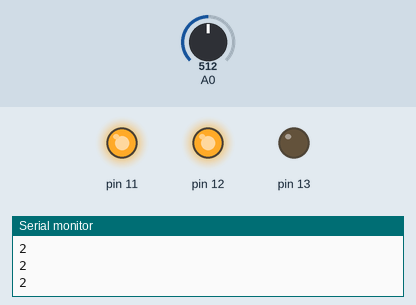
Simulated run of this sketch. Board: Arduino Uno, built with avr-gcc and run on an emulated ATmega328P. Shown: output pins drawn as LEDs (lit = HIGH), the last lines printed to the serial monitor. The inputs (shaded band) are chosen by the test bench; at power-on: A0 = 512.

Above: at 1.2 s.
1.3 s: A0 set to 665
2.8 s: A0 set to 694
At 3.5 s:
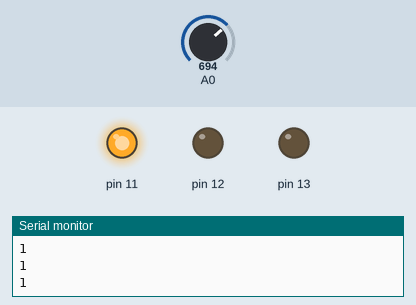
4.3 s: A0 set to 1014
5.8 s: A0 set to 1023
At 6.1 s:
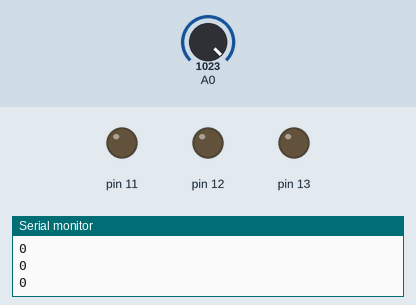
7.3 s: A0 set to 306
At 8.5 s:
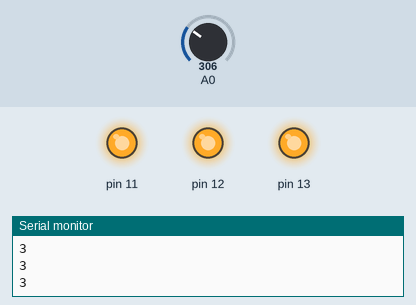
8.8 s: A0 set to 327
10.3 s: A0 set to 348
At 11.2 s:
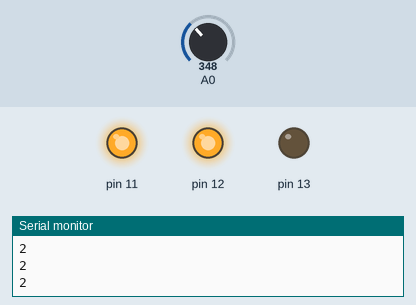
Timing chart, 0 to 12.8 s (numbered marks = the images above; inputs shaded):
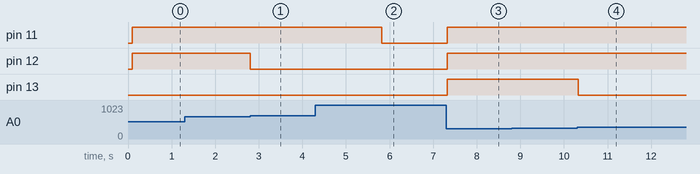

The sketch:

vumetre.ino
```cpp
int value;

void setup() {
  Serial.begin(9600);
  Serial.println("Initialisation");
  for (int i = 11; i<=13; i++) {
    pinMode(i, OUTPUT);
  }
}

void loop() {
  delay(100);
  value = map(analogRead(0), 0, 1023, 3, 0);
  Serial.println(value);
  if (value >= 1) {
    digitalWrite(11, HIGH);
  }
  else {
    digitalWrite(11, LOW);
  }
  if (value >= 2) {
    digitalWrite(12, HIGH);
  }
  else {
    digitalWrite(12, LOW);
  }
  if (value >= 3) {
    digitalWrite(13, HIGH);
  }
  else {
    digitalWrite(13, LOW);
  }
}
```

Measured:
- the behaviour switches between 681 and 682 on A0 (found by bisection; images 0 and 1)
- the behaviour switches between 1022 and 1023 on A0 (found by bisection; images 1 and 2)
- the behaviour switches between 340 and 341 on A0 (found by bisection; images 3 and 4)
- after the input at 2.8 s, pin 12: HIGH → LOW at once
- after the input at 5.8 s, pin 11: HIGH → LOW at once
- after the input at 7.3 s, pin 11–13: LOW → HIGH at once
- after the input at 10.3 s, pin 13: HIGH → LOW at once
